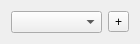
<?xml version="1.0" encoding="UTF-8"?>
<ui version="4.0">
 <class>NewShaderPassTabHeader</class>
 <widget class="QWidget" name="NewShaderPassTabHeader">
  <property name="geometry">
   <rect>
    <x>0</x>
    <y>0</y>
    <width>140</width>
    <height>44</height>
   </rect>
  </property>
  <layout class="QGridLayout" name="gridLayout">
   <item row="0" column="0">
    <widget class="QComboBox" name="type"/>
   </item>
   <item row="0" column="1">
    <widget class="QToolButton" name="add">
     <property name="text">
      <string>+</string>
     </property>
    </widget>
   </item>
  </layout>
 </widget>
 <resources/>
 <connections/>
</ui>
